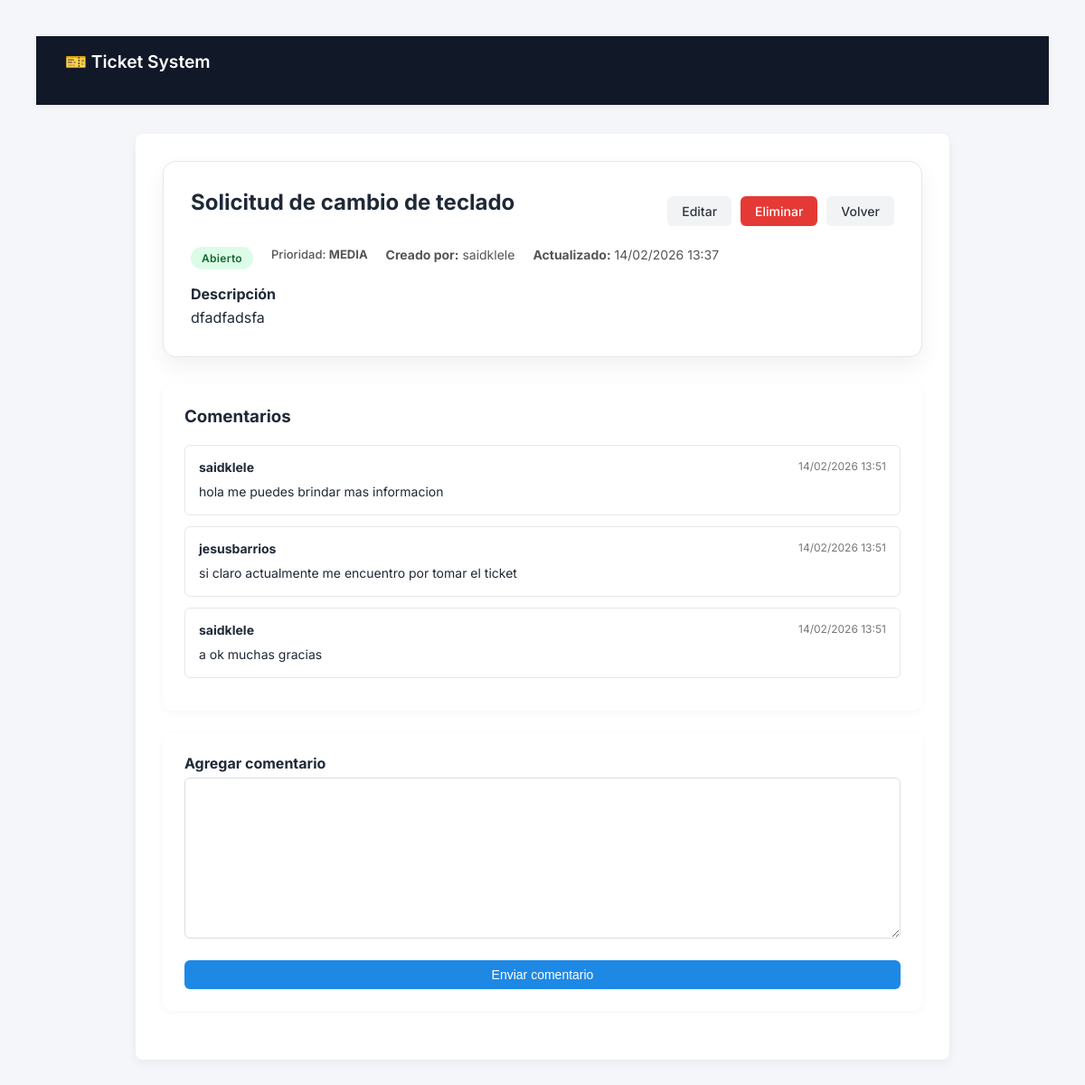
/8/ (signed in), run on the app's committed database.
### tickets/models.py (models this page shows, shortened)
class Ticket(models.Model):
    class Estado(models.TextChoices):
        ABIERTO = 'ABIERTO', 'Abierto'
        EN_PROGRESO = 'EN_PROGRESO', 'En progreso'
        CERRADO = 'CERRADO', 'Cerrado'
    class Prioridad(models.TextChoices):
        BAJA = 'BAJA', 'Baja'
        MEDIA = 'MEDIA', 'Media'
        ALTA = 'ALTA', 'Alta'
    titulo = models.CharField(max_length=200)
    descripcion = models.TextField()
    categoria = models.CharField(max_length=100)
    prioridad = models.CharField(
        max_length=10,
        choices=Prioridad.choices,
        default=Prioridad.MEDIA
    )
    estado = models.CharField(
        max_length=20,
        choices=Estado.choices,
        default=Estado.ABIERTO
    )
    usuario = models.ForeignKey(
    User,
    on_delete=models.CASCADE,
    related_name='tickets',
    null=True,
    blank=True
    )
    created_at = models.DateTimeField(auto_now_add=True)
    updated_at = models.DateTimeField(auto_now=True)

class Comentario(models.Model):
    ticket = models.ForeignKey(
        Ticket,
        on_delete=models.CASCADE,
        related_name='comentarios'
    )
    usuario = models.ForeignKey(
        User,
        on_delete=models.CASCADE,
        related_name='comentarios'
    )
    descripcion = models.TextField()
    fecha_registro = models.DateTimeField(auto_now_add=True)
    class Meta:
        ordering = ['fecha_registro']

### tickets/views.py (the view)
# urls.py: path('<int:pk>/', views.ticket_detail, name='ticket_detail'),
@login_required
def ticket_detail(request, pk):
    ticket = get_object_or_404(Ticket, pk=pk)
    es_admin = request.user.groups.filter(name='Administrador').exists()
    if not es_admin and ticket.usuario != request.user:
        raise PermissionDenied
    if request.method == 'POST':
        form = ComentarioForm(request.POST)
        if form.is_valid():
            comentario = form.save(commit=False)
            comentario.ticket = ticket
            comentario.usuario = request.user
            comentario.save()
            return redirect('ticket_detail', pk=pk)
    else:
        form = ComentarioForm()
    comentarios = ticket.comentarios.select_related('usuario').all().order_by('fecha_registro')
    return render(request, 'tickets/ticket_detail.html', {
        'ticket': ticket,
        'comentarios': comentarios,
        'form': form,
        'es_admin': es_admin
    })

### tickets/forms.py
class ComentarioForm(forms.ModelForm):
    class Meta:
        model = Comentario
        fields = ['descripcion']

### tickets/templates/tickets/ticket_detail.html (shortened to what this page needs)
{% extends "base.html" %}
{% block content %}
<div class="container">
  <div class="ticket-detail-card">
    <div class="ticket-detail-header">
      <div>
        <h2>{{ ticket.titulo }}</h2>
      </div>
      <div class="ticket-actions">
        <a href="{% url 'ticket_update' ticket.pk %}" class="btn btn-secondary">
          Editar
        </a>
        <a href="{% url 'ticket_delete' ticket.pk %}" class="btn btn-danger">
          Eliminar
        </a>
        <a href="{% url 'ticket_list' %}" class="btn btn-secondary">
          Volver
        </a>
      </div>
    </div>
    <div class="ticket-detail-meta">
      {% if ticket.estado == "ABIERTO" %}
        <span class="badge badge-abierto">Abierto</span>
      {% elif ticket.estado == "EN_PROGRESO" %}
        <span class="badge badge-progreso">En progreso</span>
      {% else %}
        <span class="badge badge-cerrado">Cerrado</span>
      {% endif %}
      <span class="priority">
        Prioridad: <strong>{{ ticket.prioridad }}</strong>
      </span>
      <span>
        <strong>Creado por:</strong> {{ ticket.usuario.username }}
      </span>
      <span>
        <strong>Actualizado:</strong>
        {{ ticket.updated_at|date:"d/m/Y H:i" }}
      </span>
    </div>
    <div class="ticket-description">
      <h4>Descripción</h4>
      <p>{{ ticket.descripcion }}</p>
    </div>
  </div>
  <div class="card">
    <h3>Comentarios</h3>
    <div class="comments-container">
      {% for comentario in comentarios %}
        <div class="comment-card">
          <div class="comment-header">
            <strong>{{ comentario.usuario.username }}</strong>
            <span class="comment-date">
              {{ comentario.fecha_registro|date:"d/m/Y H:i" }}
            </span>
          </div>
          <div class="comment-body">
            {{ comentario.descripcion }}
          </div>
        </div>
      {% empty %}
        <p class="empty-message">
          No hay comentarios aún.
        </p>
      {% endfor %}
    </div>
  </div>
  <div class="card">
    <h4>Agregar comentario</h4>
    <form method="post" class="comment-form">
      {{ form.descripcion }}
      <button type="submit" class="btn btn-primary">
        Enviar comentario
      </button>
    </form>
  </div>
</div>
{% endblock %}

### static/css/styles.css (style rules this page uses)
* { margin: 0; padding: 0; box-sizing: border-box; }
body { font-family: -apple-system, BlinkMacSystemFont, "Segoe UI", Roboto, sans-serif; background-color: #f5f6fa; color: #2f3640; padding: 40px; }
.container { max-width: 900px; margin: auto; background: white; padding: 30px; border-radius: 8px; box-shadow: 0 4px 12px rgba(0,0,0,0.05); }
h1, h2, h3 { margin-bottom: 20px; }
a { text-decoration: none; color: #0984e3; font-weight: 500; }
button { background-color: #0984e3; color: white; border: none; padding: 8px 14px; border-radius: 6px; cursor: pointer; font-size: 14px; }
input, select, textarea { width: 100%; padding: 8px; margin: 6px 0 14px 0; border-radius: 6px; border: 1px solid #dcdde1; font-size: 14px; }
.badge { padding: 3px 8px; border-radius: 4px; font-size: 12px; font-weight: bold; color: white; }
.badge-abierto { background-color: #00b894; }
.priority { font-size: 13px; font-weight: 500; }
.btn { display: inline-flex; align-items: center; justify-content: center; padding: 8px 16px; border-radius: 6px; font-size: 14px; font-weight: 500; border: none; cursor: pointer; transition: all 0.15s ease; text-decoration: none; }
.btn-primary { background-color: #1e88e5; color: white; }
.btn-secondary { background-color: #f1f3f5; color: #2f3640; }
.btn-danger { background-color: #e53935; color: white; }
.ticket-detail-card { padding: 20px; border: 1px solid #e5e7eb; border-radius: 8px; margin-bottom: 25px; background-color: #fafafa; }
.ticket-detail-header { display: flex; justify-content: space-between; align-items: center; gap: 15px; }
.ticket-actions { display: flex; gap: 10px; }
.ticket-detail-meta { margin: 15px 0; display: flex; gap: 20px; font-size: 14px; color: #555; }
.ticket-description { margin-top: 10px; line-height: 1.6; }
.comments-container { margin-top: 20px; }
.comment-card { padding: 15px; border: 1px solid #e5e7eb; border-radius: 6px; margin-bottom: 12px; background-color: white; transition: box-shadow 0.15s ease; }
.comment-header { display: flex; justify-content: space-between; margin-bottom: 8px; font-size: 14px; }
.comment-date { color: #777; font-size: 12px; }
.comment-body { font-size: 14px; line-height: 1.5; }
.comment-form { display: flex; flex-direction: column; gap: 10px; }
.comment-form textarea { min-height: 80px; }
body { font-family: 'Inter', sans-serif; background-color: #f4f6f9; color: #1f2937; }
.card { background: white; padding: 1.5rem; border-radius: 10px; box-shadow: 0 2px 8px rgba(0,0,0,0.04); margin-bottom: 1.5rem; }
.badge { padding: 0.3rem 0.7rem; border-radius: 20px; font-size: 0.75rem; font-weight: 600; }
.badge { padding: 5px 12px; border-radius: 20px; font-size: 12px; font-weight: 600; letter-spacing: 0.3px; }
.badge-abierto { background-color: #dcfce7; color: #166534; }
.ticket-detail-card { padding: 30px; border-radius: 14px; background: #ffffff; box-shadow: 0 10px 25px rgba(0,0,0,0.06); margin-bottom: 30px; }

### data on the page
Ticket: titulo "Solicitud de cambio de teclado", prioridad "MEDIA", usuario.username "saidklele", updated_at "14/02/2026 13:37", descripcion "dfadfadsfa"
Comentario: usuario.username "saidklele", fecha_registro "14/02/2026 13:51", descripcion "hola me puedes brindar mas informacion"
Comentario: usuario.username "jesusbarrios", fecha_registro "14/02/2026 13:51", descripcion "si claro actualmente me encuentro por tomar el ticket"
Comentario: usuario.username "saidklele", fecha_registro "14/02/2026 13:51", descripcion "a ok muchas gracias"
